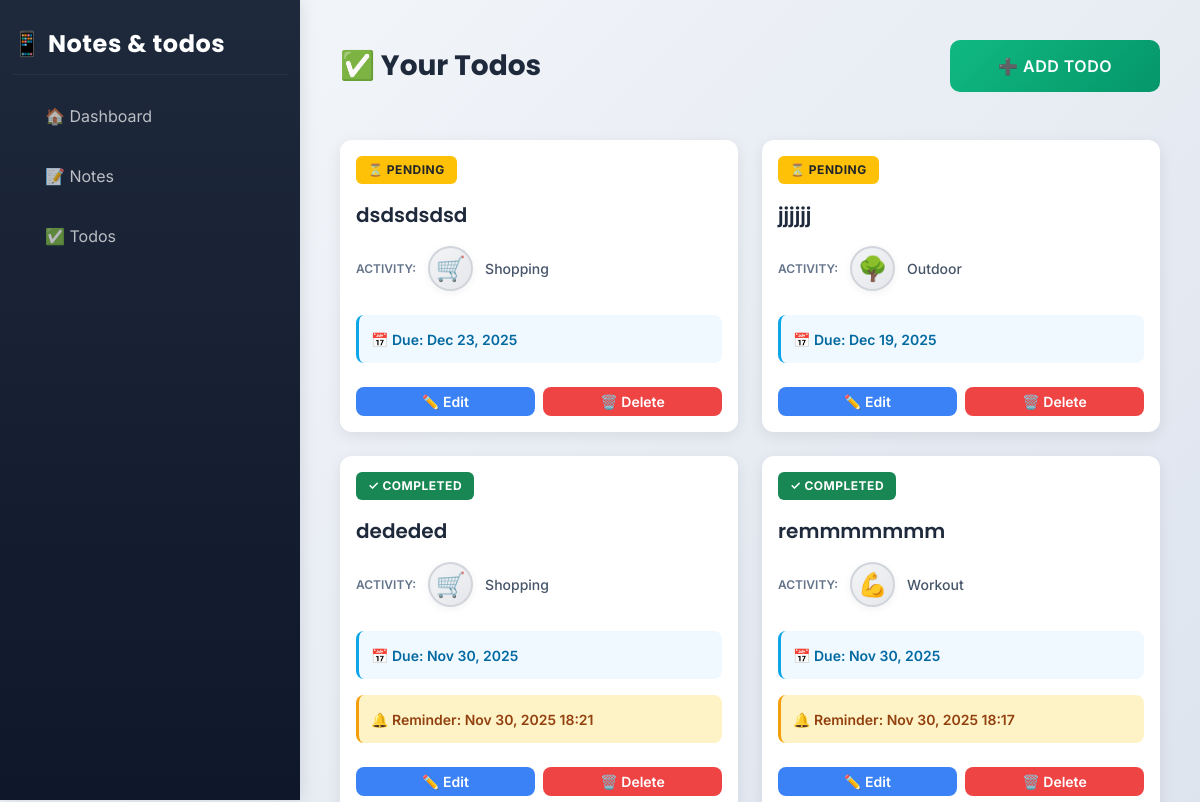
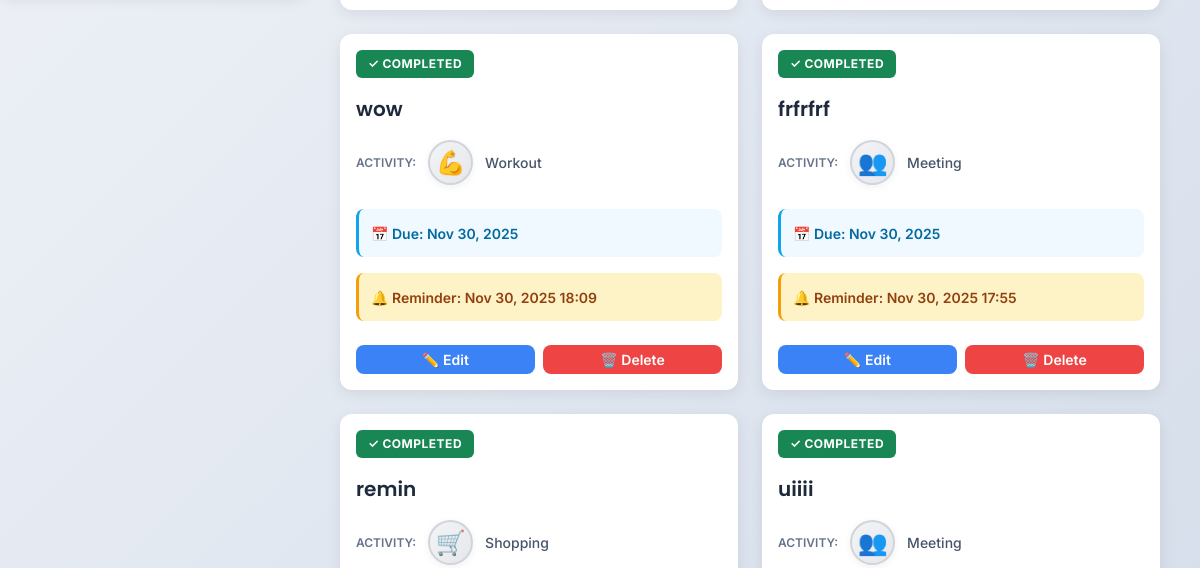
Page /todos/ (upper part) on the earlier database version (2 pictures, top to bottom).
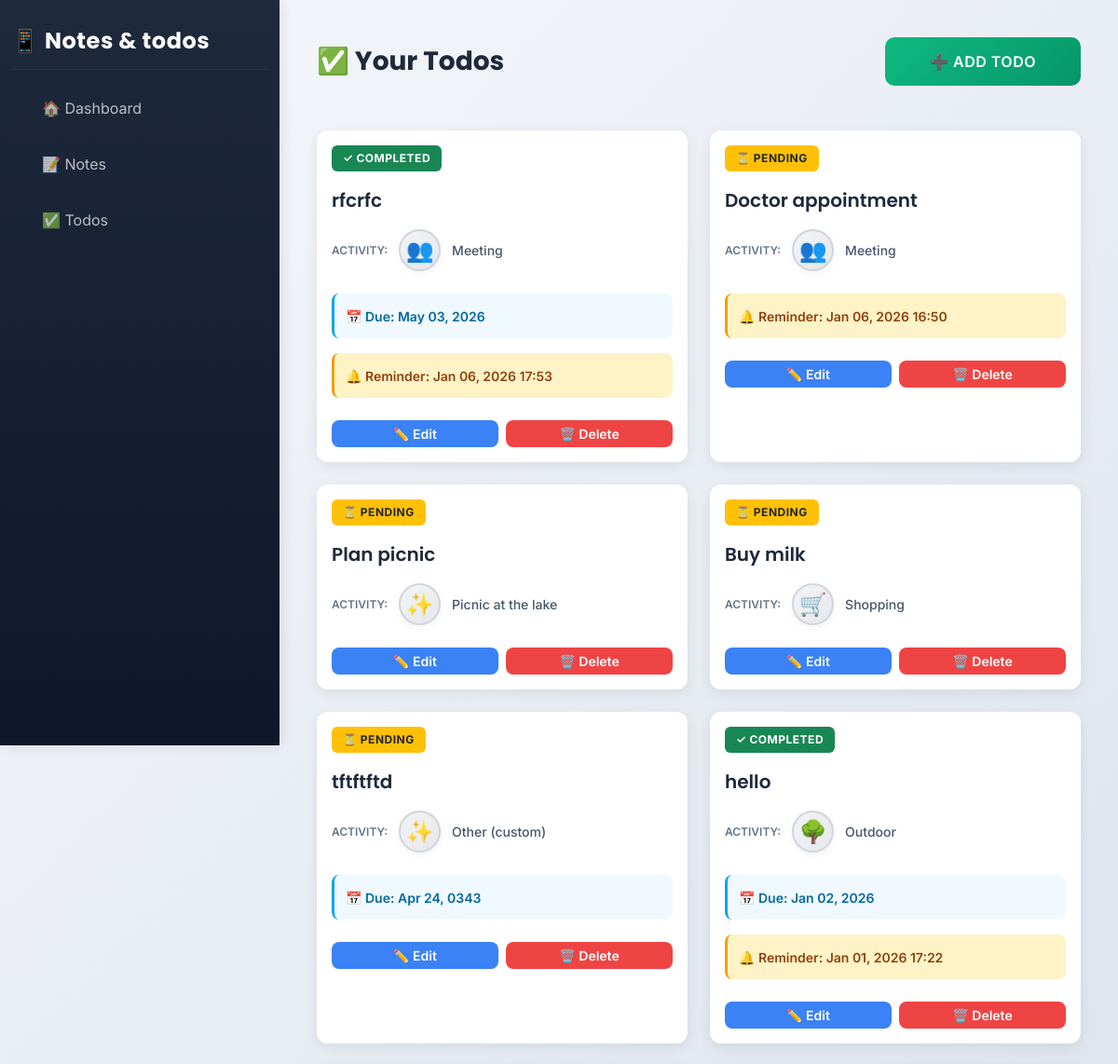
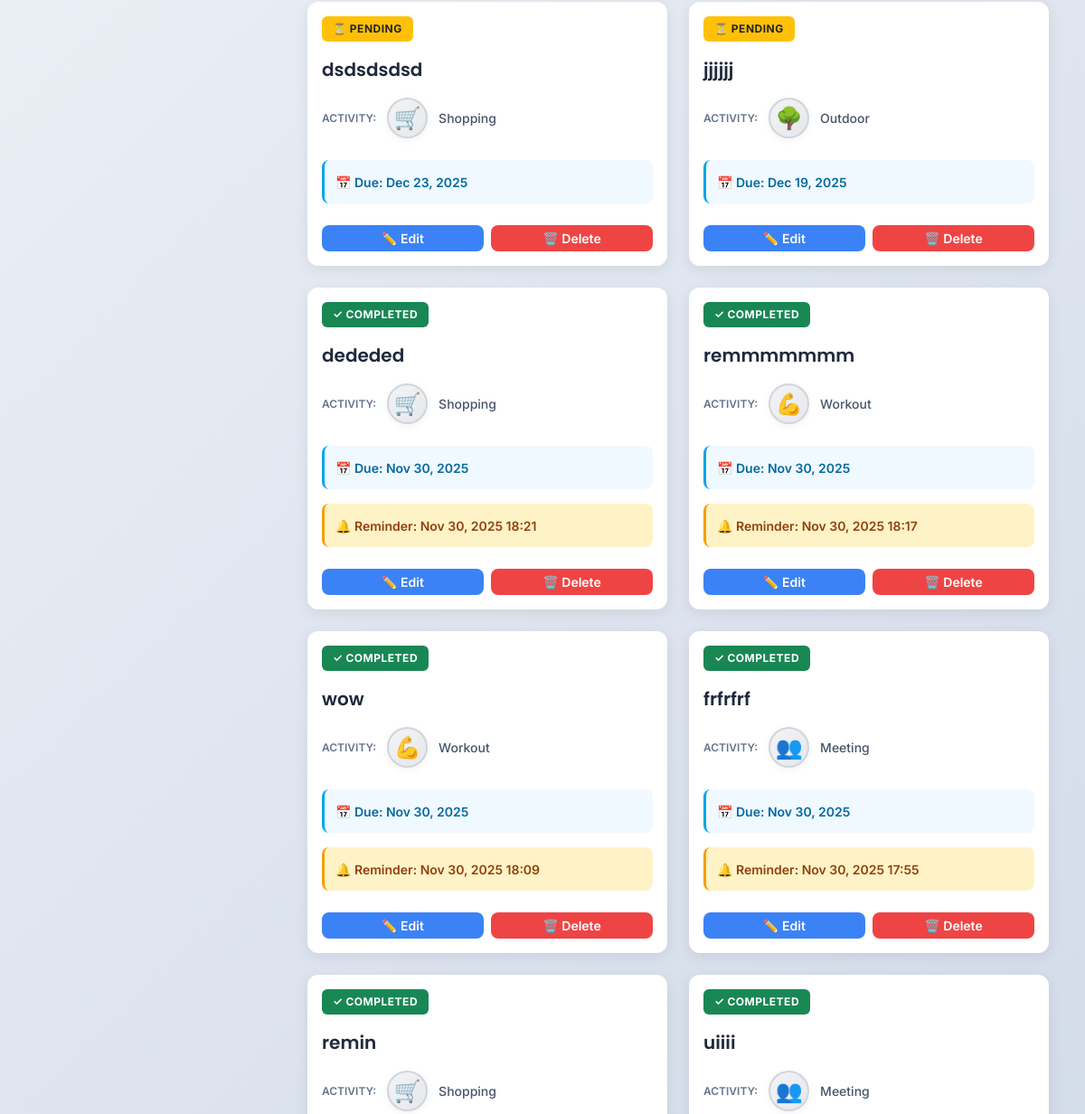
Same page on the later database version (2 pictures, top to bottom).
### core/models.py (models this page shows, shortened)
class Todo(models.Model):
    task = models.CharField(max_length=255)
    done = models.BooleanField(default=False)
    created_at = models.DateTimeField(auto_now_add=True)
    due_date = models.DateField(null=True, blank=True)  # optional due date
    ACTIVITY_SHOPPING = 'shopping'
    ACTIVITY_MEETING = 'meeting'
    ACTIVITY_OUTDOOR = 'outdoor'
    ACTIVITY_WORKOUT = 'workout'
    ACTIVITY_OTHER = 'custom'
    ACTIVITY_CHOICES = [
        (ACTIVITY_SHOPPING, 'Shopping'),
        (ACTIVITY_MEETING, 'Meeting'),
        (ACTIVITY_OUTDOOR, 'Outdoor'),
        (ACTIVITY_WORKOUT, 'Workout'),
        (ACTIVITY_OTHER, 'Other (custom)')
    ]
    activity = models.CharField(max_length=50, choices=ACTIVITY_CHOICES, default=ACTIVITY_OTHER)
    activity_custom = models.CharField(max_length=100, blank=True, default='')
    reminder = models.DateTimeField(null=True, blank=True)
    is_important = models.BooleanField(default=False)
    def get_activity_display(self):
        if self.activity == self.ACTIVITY_OTHER and self.activity_custom:
            return self.activity_custom
        return dict(self.ACTIVITY_CHOICES).get(self.activity, self.activity)

### core/views.py (the view)
# urls.py: path("todos/", views.todos_list, name="todos_list"),
def todos_list(request):
    todos = todo_service.list_all()
    return render(request, "todos_list.html", {"todos": todos})

### core/services.py (called while the page is built)
    def list_all(self):
        return self.model.objects.all().order_by("-created_at")

### core/templates/todos_list.html (shortened to what this page needs)
{% extends "layout.html" %}
{% block content %}
<div class="mb-5">
    <div style="display: flex; justify-content: space-between; align-items: center;">
        <h2 style="margin: 0;">✅ Your Todos</h2>
        <a href="/todos/add/" class="btn btn-success">➕ Add Todo</a>
    </div>
</div>
{% if todos %}
    <div class="row g-4">
        {% for t in todos %}
            <div class="col-lg-6">
                <div class="card todo-card" style="height: 100%; transition: all 0.3s ease;">
                    <div class="card-body">
                        <div class="d-flex align-items-start justify-content-between mb-3">
                            <div style="flex: 1;">
                                {% if t.done %}
                                    <span class="badge bg-success" style="padding: 8px 12px; font-size: 12px; text-transform: uppercase;">✓ Completed</span>
                                {% else %}
                                    <span class="badge bg-warning text-dark" style="padding: 8px 12px; font-size: 12px; text-transform: uppercase;">⏳ Pending</span>
                                {% endif %}
                            </div>
                        </div>
                        <h5 class="card-title mb-3" style="color: #1e293b; font-weight: 600; line-height: 1.5;">
                            {{ t.task }}
                        </h5>
                        <div class="d-flex align-items-center mb-4">
                            <span style="font-size: 12px; color: #64748b; font-weight: 600; text-transform: uppercase;">Activity:</span>
                            <span class="activity-oval" style="margin-left: 12px;">
                                {% if t.activity == 'shopping' %}
                                    🛒
                                {% elif t.activity == 'meeting' %}
                                    👥
                                {% elif t.activity == 'outdoor' %}
                                    🌳
                                {% elif t.activity == 'workout' %}
                                    💪
                                {% elif t.activity == 'custom' and t.activity_custom %}
                                    ✨
                                {% else %}
                                    ✨
                                {% endif %}
                            </span>
                            <small style="margin-left: 12px; color: #475569; font-weight: 500;">
                                {% if t.activity == 'custom' and t.activity_custom %}
                                    {{ t.activity_custom }}
                                {% else %}
                                    {{ t.get_activity_display }}
                                {% endif %}
                            </small>
                        </div>
                        {% if t.due_date %}
                            <div class="mb-3" style="padding: 12px; background-color: #f0f9ff; border-radius: 8px; border-left: 3px solid #0ea5e9;">
                                <small style="color: #0369a1; font-weight: 600;">📅 Due: {{ t.due_date|date:"M d, Y" }}</small>
                            </div>
                        {% endif %}
                        {% if t.reminder %}
                            <div class="mb-4" style="padding: 12px; background-color: #fef3c7; border-radius: 8px; border-left: 3px solid #f59e0b;">
                                <small style="color: #92400e; font-weight: 600;">🔔 Reminder: {{ t.reminder|date:"M d, Y H:i" }}</small>
                            </div>
                        {% endif %}
                        <div class="d-flex gap-2 mt-4">
                            <a href="/todos/edit/{{ t.id }}/" class="btn btn-sm" style="background-color: #3b82f6; color: white; flex: 1; border: none; border-radius: 8px; font-weight: 600; transition: all 0.3s ease;">
                                ✏️ Edit
                            </a>
                            <a href="/todos/delete/{{ t.id }}/" class="btn btn-sm" style="background-color: #ef4444; color: white; flex: 1; border: none; border-radius: 8px; font-weight: 600; transition: all 0.3s ease;" onclick="return confirm('Are you sure?')">
                                🗑️ Delete
                            </a>
                        </div>
                    </div>
                </div>
            </div>
        {% endfor %}
    </div>
{% endif %}
{% endblock %}

### core/templates/layout.html (shortened to what this page needs)
<!DOCTYPE html>
<html lang="en">
<head>
    <link href="https://cdn.jsdelivr.net/npm/bootstrap@5.3.3/dist/css/bootstrap.min.css" rel="stylesheet">
</head>
<body>
<div class="container-fluid">
    <div class="row">
        <div class="col-3 sidebar">
            <h3>📱 Notes & todos</h3>
            <hr>
            <a href="{% url 'dashboard' %}">🏠 Dashboard</a>
            <a href="{% url 'notes_list' %}">📝 Notes</a>
            <a href="{% url 'todos_list' %}">✅ Todos</a>
        </div>
        <div class="col-9 content">
            {% block content %}
            {% endblock %}
        </div>
    </div>
</div>
</body>
</html>

### core/templates/layout.html (style rules this page uses)
* { font-family: 'Inter', sans-serif; }
h1, h2, h3, h4, h5, h6 { font-family: 'Poppins', sans-serif; font-weight: 700; }
body { background: linear-gradient(135deg, #f5f7fa 0%, #c3cfe2 100%); min-height: 100vh; }
.sidebar { height: 100vh; background: linear-gradient(180deg, #1e293b 0%, #0f172a 100%); padding-top: 30px; position: sticky; top: 0; box-shadow: 2px 0 15px rgba(0, 0, 0, 0.1); }
.sidebar h3 { color: white; font-size: 24px; margin-bottom: 5px; letter-spacing: 0.5px; }
.sidebar hr { border-color: rgba(255, 255, 255, 0.2); margin: 15px 0; }
.sidebar a { color: rgba(255, 255, 255, 0.7); font-size: 16px; display: block; padding: 14px 20px; text-decoration: none; margin: 8px 10px; border-radius: 8px; transition: all 0.3s ease; border-left: 3px solid transparent; }
.content { padding: 40px; }
.card { border: none; border-radius: 16px; box-shadow: 0 10px 40px rgba(0, 0, 0, 0.08); transition: all 0.3s ease; background: white; }
.btn-success { background: linear-gradient(135deg, #10b981 0%, #059669 100%); border: none; padding: 14px 48px; font-weight: 600; border-radius: 10px; font-size: 16px; transition: all 0.3s ease; cursor: pointer; text-transform: uppercase; letter-spacing: 0.5px; }
h2 { color: #1e293b; margin-bottom: 30px; font-size: 28px; }

### core/templates/todos_list.html (style rules this page uses)
.todo-card { border: none; border-radius: 12px; box-shadow: 0 4px 15px rgba(0, 0, 0, 0.08); transition: all 0.3s ease; }
.activity-oval { display: inline-flex; align-items: center; justify-content: center; width: 45px; height: 45px; border-radius: 50%; background: linear-gradient(135deg, #f3f4f6 0%, #e5e7eb 100%); font-size: 24px; border: 2px solid #d1d5db; box-shadow: 0 2px 8px rgba(0, 0, 0, 0.06); }
.badge { letter-spacing: 0.5px; }

Differences in the rows shown:
added Todo: done "✓ COMPLETED", task "rfcrfc", activity "Meeting", due_date "May 03, 2026", reminder "Jan 06, 2026 17:53"
added Todo: done "⏳ PENDING", task "Doctor appointment", activity "Meeting", reminder "Jan 06, 2026 16:50"
added Todo: done "⏳ PENDING", task "Plan picnic", activity_custom "Picnic at the lake"
added Todo: done "⏳ PENDING", task "Buy milk", activity "Shopping"
added Todo: done "⏳ PENDING", task "tftftftd", activity "Other (custom)", due_date "Apr 24, 0343"
added Todo: done "✓ COMPLETED", task "hello", activity "Outdoor", due_date "Jan 02, 2026", reminder "Jan 01, 2026 17:22"
